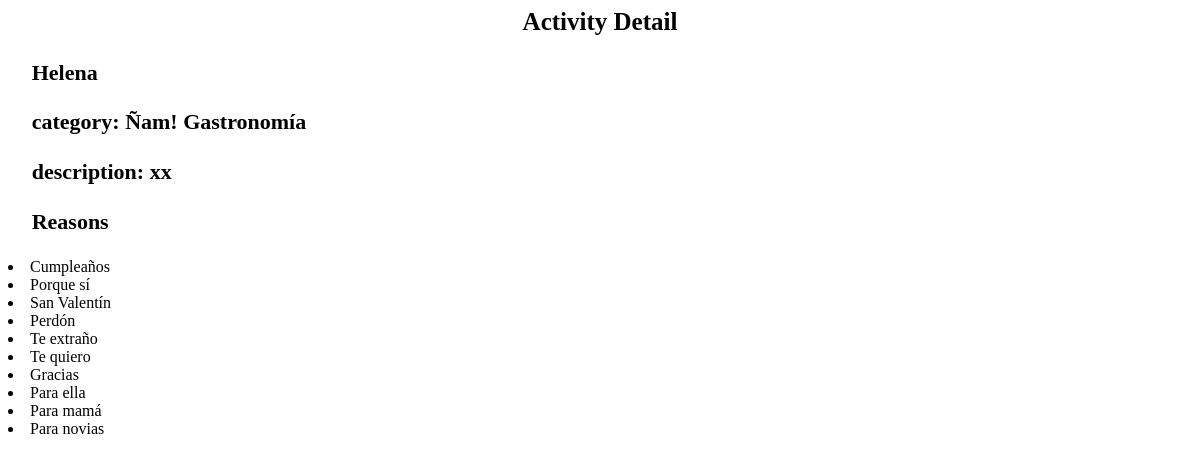
The app's page /box/1280/activity/1290 with its own data.
### bigbox/models.py (models this page shows)
class Prodcut(models.Model):
    name = models.CharField(max_length=200)
    internal_name = models.CharField(max_length=200)
    description = models.TextField(verbose_name=u'descripción')
    category = models.ForeignKey(Category, verbose_name='categoría', on_delete=models.CASCADE,null=True, blank=True)
    class Meta:
        abstract = True

class Activity(Prodcut):
    reasons = models.ManyToManyField(Reason, verbose_name='tags', blank=True)
    purchase_available = models.BooleanField(
        verbose_name='disponible venta individual', default=False)

class CommonInfo(models.Model):
    name = models.CharField(max_length=200, verbose_name='nombre')
    slug = models.SlugField()
    order = models.IntegerField(verbose_name=u'orden',default=0)
    class Meta:
        abstract = True

class Category(CommonInfo):
    description = models.TextField(verbose_name=u'descripción')

class Reason(CommonInfo):
    pass

### bigbox/views.py (the view)
# urls.py: path('box/<int:box_id>/activity/<int:id>', detail_activity_view, name="activity"),
def detail_activity_view(request, box_id,id):
    box = Box.objects.get(id=box_id)
    activity = box.activities.get(id=id)
    context = {
        "activity":activity,
        "reasons":activity.reasons.all(),
    }
    return render(request, "bigbox/activity.html", context)

### bigbox/templates/bigbox/activity.html
{%load static%}
<link rel="stylesheet" type="text/css" href="{%static 'css/containers.css' %}">
<h1 class="header">Activity Detail</h1>
<h2 class="pre-header">{{activity.name}}</h2>
<h3 class="pre-header">category: {{activity.category.name}}</h3>
<h3 class="pre-header">description: {{activity.description}}<h3>
<h4 class="pre-header"> Reasons</h4>
<lu>
{%for reason in reasons%}
<li>{{reason.name}}</li>
{%endfor%}
</lu>

### bigbox/static/css/containers.css (style rules this page uses)
.header { text-align: center; font-family: Cambria, Cochin, Georgia, Times, 'Times New Roman', serif; font-size: 25px; }
.pre-header { font-family: Cambria, Cochin, Georgia, Times, 'Times New Roman', serif; font-size: 22px; margin:2%; }

### records on screen
Activity: name "Helena", category.name "Ñam! Gastronomía", description "xx"
Reason: name "Cumpleaños"
Reason: name "Porque sí"
Reason: name "San Valentín"
Reason: name "Perdón"
Reason: name "Te extraño"
Reason: name "Te quiero"
Reason: name "Gracias"
Reason: name "Para ella"
Reason: name "Para mamá"
Reason: name "Para novias"
